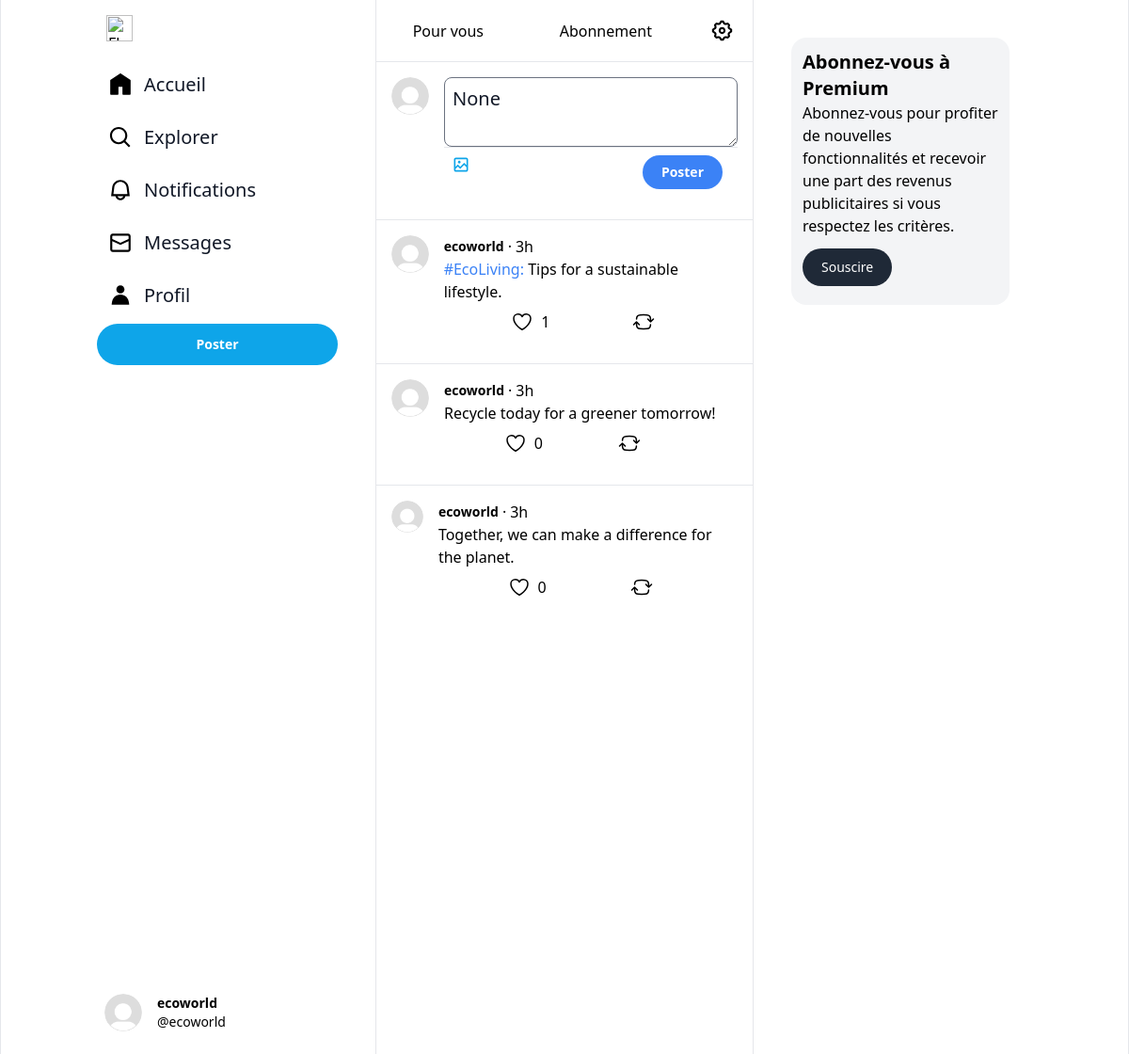
/home/ (signed in), run on the app's committed database.
### account/models.py (models this page shows)
class User(AbstractUser):
    username = models.CharField(max_length=150, unique=True)
    email = models.EmailField(unique=True)
    profile_picture = models.ImageField(upload_to='profile_pics/', blank=True, null=True)
    bio = models.TextField(blank=True, null=True)
    date_joined = models.DateTimeField(auto_now_add=True)
    is_active = models.BooleanField(default=True)
    is_staff = models.BooleanField(default=False)
    USERNAME_FIELD = 'email'
    REQUIRED_FIELDS = ['username']
    groups = models.ManyToManyField(
            'auth.Group',
            related_name='account_user_set',
            blank=True,
            help_text='The groups this user belongs to.'
        )
    user_permissions = models.ManyToManyField(
        'auth.Permission',
        related_name='account_user_permissions_set',
        blank=True,
        help_text='Specific permissions for this user.'
    )
    def __str__(self):
        return self.username

### post/models.py (models this page shows, shortened)
class Tweet(models.Model):
    user = models.ForeignKey(User, on_delete=models.CASCADE, related_name="tweets")
    content = models.TextField(max_length=280)
    hashtags = models.ManyToManyField(Hashtag, blank=True, related_name='tweets')
    image = models.ImageField(upload_to='tweet_images/', blank=True, null=True)
    created_at = models.DateTimeField(auto_now_add=True)

### post/views.py (the view)
# urls.py: path('home/', HomePageView.as_view(), name='home'),
class HomePageView(LoginRequiredMixin, TemplateView):
    template_name = 'tweets/home.html'
    login_url = 'login'
    def get_context_data(self, **kwargs):
        context = super().get_context_data(**kwargs)
        following_users = self.request.user.following.values_list('followed', flat=True)
        tweets_from_following = Tweet.objects.filter(
            Q(user__in=following_users) | Q(user=self.request.user)
        )
        retweeted_tweets = Retweet.objects.filter(user=self.request.user)
        retweet_tweets_ids = [retweet.original_tweet.id for retweet in retweeted_tweets]
        print(retweet_tweets_ids)
        retweeted_tweets_queryset = Tweet.objects.filter(id__in=retweet_tweets_ids)
        print(f'retweets query : {retweeted_tweets_queryset}')
        for tweet in retweeted_tweets_queryset:
            tweet.is_retweet = True
        all_tweets = (tweets_from_following | retweeted_tweets_queryset).order_by('-created_at')
        context['sorted_posts'] = all_tweets
        context['form'] = PostForm()
        return context

### post/forms.py
class PostForm(forms.ModelForm):
    class Meta:
        model = models.Tweet
        fields = ['image', 'content']
    def __init__(self, *args, **kwargs):
        super(PostForm, self).__init__(*args, **kwargs)
        self.fields['image'].required = False

### hashtag/templatetags/customs_filters.py (called while the page is built)
@register.filter
def starts_with(value, arg):
    return str(value).startswith(arg)

### post/templatetags/post_extras.py (called while the page is built)
@register.filter
def model_type(value):
    return type(value).__name__

@register.filter
def get_posted_at_display(posted_at):
    if isinstance(posted_at, str):
        posted_at = timezone.make_aware(timezone.datetime.strptime(posted_at, '%Y-%m-%d %H:%M:%S'))
    seconds_ago = (timezone.now() - posted_at).total_seconds()
    if seconds_ago <= MINUTE:
        return f'Maintenant'
    elif seconds_ago <= HOUR:
        return f'{int(seconds_ago // MINUTE)}min'
    elif seconds_ago <= DAY:
        return f'{int(seconds_ago // HOUR)}h'

### templates/tweets/home.html (shortened to what this page needs)
{% extends 'base.html' %}
{% load post_extras %}
{% block content %}
    <div class="flex flex-row border-b">
        <button class="basis-5/12 hover:bg-gray-200 p-5 text-center transition" type="">Pour vous</button>
        <button class="basis-6/12 hover:bg-gray-200 p-5 text-center transition" type="">Abonnement</button>
        <div class="relative">
            <button
                type="button"
                class="basis-1/12 p-5 text-center transition"
                id="settings-button"
                onclick="toggleMenu()">
            </button>
        </div>
    </div>
    {% include 'tweets/partials/form_snippet.html' %}
        {% for instance in sorted_posts %}
            {% if instance|model_type == 'Tweet' %}
                <a href="{% url 'view_post' instance.id %}">
                    {% include 'tweets/partials/post_snippet.html' with post=instance %}
                </a>
            {% endif %}
        {% endfor %}
{% endblock content %}

### templates/base.html (shortened to what this page needs)
{% load static tailwind_tags %}
{% load static %}
<html>
    <head>
        {% tailwind_css %}
        <link href="https://cdnjs.cloudflare.com/ajax/libs/flowbite/2.2.0/flowbite.min.css" rel="stylesheet" />
    </head>
    <body>
         <div class="flex flex-row">
            <aside class="basis-4/12 h-screen flex justify-end border-x">
               <div class="fixed h-full w-64 mr-10 py-4 overflow-y-auto">
                  <a href="#" class="flex items-center ps-2.5 mb-5">
                     <img src="{% static 'x-logo.png' %}" class="h-6 me-3 sm:h-7" alt="Flowbite Logo" />
                  </a>
                  <ul class="space-y-1 text-xl  font-normal">
                     <li>
                        <a href="{% url 'home' %}" class="transition flex items-center p-3 text-gray-900 rounded-full dark:text-white hover:bg-gray-100 dark:hover:bg-gray-700">
                           <span class="ms-3">Accueil</span>
                        </a>
                     </li>
                     <li>
                     <a href="{% url 'search_users' %}" class="transition flex items-center p-3 text-gray-900 rounded-full dark:text-white hover:bg-gray-100 dark:hover:bg-gray-700 group">
                           <span class="flex-1 ms-3 whitespace-nowrap">Explorer</span>
                        </a>
                     </li>
                     <li>
                        <a href="#" class="transition flex items-center p-3 text-gray-900 rounded-full dark:text-white hover:bg-gray-100 dark:hover:bg-gray-700 group">
                           <span class="flex-1 ms-3 whitespace-nowrap">Notifications</span>
                        </a>
                     </li>
                     <li>
                        <a href="#" class="transition flex items-center p-3 text-gray-900 rounded-full dark:text-white hover:bg-gray-100 dark:hover:bg-gray-700 group">
                           <span class="flex-1 ms-3 whitespace-nowrap">Messages</span>
                        </a>
                     </li>
                     <li>
                        <a href="{% url 'profile' user.username %}" class="transition flex items-center p-3 text-gray-900 rounded-full dark:text-white hover:bg-gray-100 dark:hover:bg-gray-700 group">
                           <span class="flex-1 ms-3 whitespace-nowrap">Profil</span>
                        </a>
                     </li>
                     <li>
                        <button type="" class="text-white font-bold bg-sky-500 hover:bg-sky-600 rounded-full text-sm p-3 text-center w-full ">Poster</button>
                     </li>
                     {% if user.is_authenticated %}
                        <li class="absolute inset-x-0 bottom-4">
                           <button id="dropdownTopButton" data-dropdown-toggle="dropdownTop" data-dropdown-placement="top" type="" class="text-black hover:bg-slate-200 rounded-full text-sm p-2 text-center w-full ">
                              <div class="flex items-center space-x-4">
                                 <div>
                                    {% if user.profile_picture %}
                                       <img class="rounded-full max-h-10" src="{{ user.profile_picture.url }}" alt="Profile Photo">
                                    {% else %}
                                       <img class="rounded-full max-h-10" src="{% static 'Default_pfp.png' %}">
                                    {% endif %}
                                 </div>
                                 <div>
                                     <div class="flex items-center space-x-1">
                                         <p class="font-bold text-sm">{{ user }}</p>
                                     </div>
                                     <div>
                                         <p>@{{ user }}</p>
                                     </div>
                                 </div>
                             </div>
                           </button>
                        </li>
                     {% endif %}
                  </ul>
               </div>
            </aside>
            <div class="basis-4/12">
                  {% block content %}{% endblock content %}
            </div>
            <div class="basis-4/12 border-x">
               <div class="h-screen w-7/12 m-10">
                  <div class=" bg-gray-100 p-3 rounded-2xl">
                     <h1 class="text-xl font-extrabold">Abonnez-vous à Premium</h1>
                     <p>Abonnez-vous pour profiter de nouvelles fonctionnalités et recevoir une part des revenus publicitaires si vous respectez les critères.</p>
                     <button type="button" class="mt-3 text-white bg-gray-800 hover:bg-gray-900 font-medium rounded-full text-sm px-5 py-2.5 me-2 mb-2">Souscire</button>
                  </div>
            </div>
            </div>
         </div>
    </body>
</html>

### templates/tweets/partials/form_snippet.html (shortened to what this page needs)
{% load static %}
<form method="post"  action="{% url 'post_create' %}" class="p-4 m-0" enctype="multipart/form-data">
    <div class="flex space-x-4">
        <div>
            {% if user.profile_picture %}
                <img class="rounded-full max-h-10" src="{{ user.profile_picture.url }}" alt="Profile Photo">
            {% else %}
                <img class="rounded-full max-h-10" src="{% static 'Default_pfp.png' %}">
            {% endif %}
        </div>
        <div class="grow">
            <textarea name="content" placeholder="Quoi de neuf ?!" class="w-full p-2 text-gray-900 text-xl rounded-lg outline-none" required>{{ form.content.value }}</textarea>
            <div class="flex justify-between border-t p-2">
                <label for="image" class="cursor-pointer">
                </label>
                <button type="submit" class="text-white font-bold bg-blue-500 hover:bg-sky-600 rounded-full text-sm px-5 py-2 text-center me-2 mb-2">Poster</button>
            </div>
        </div>
    </div>
</form>

### templates/tweets/partials/post_snippet.html (shortened to what this page needs)
{% load static %}
{% load post_extras customs_filters%}
<div class="post border-t p-4 hover:bg-gray-100 transition">
    <div class="flex space-x-4">
        <div>
            {% if post.uploader.profile_picture %}
                <img class="max-h-10 w-10 rounded-full" src="{{ post.uploader.profile_picture.url }}" alt="{{ post.uploader.username }}">
            {% else %}
                <img class="max-h-10 w-10 rounded-full" src="{% static 'Default_pfp.png' %}">
            {% endif %}
        </div>
        <div>
            <div class="flex items-center space-x-1">
                <p class="font-bold text-sm">{{ post.user.username }} </p>
                <p>·</p>
                <p> {{ post.created_at|get_posted_at_display }}</p>
            </div>
            <div>
                <p>
                    {% for word in post.content.split %}
                        {% if word|starts_with:'#' %}
                            <a href="{% url 'hashtag_view' word|slice:'1:' %}" class="text-blue-500 hover:underline">{{ word }}</a>
                        {% else %}
                            {{ word }}
                        {% endif %}
                    {% endfor %}
                </p>
            </div>
            <div  class="flex gap-4 justify-evenly pt-2">
                <form class="flex gap-2" action="{% url 'toggle_like' post.id %}" method="post">
                    <button id="like-btn-{{ post.id }}" type="submit">
                        <svg id="like-icon-{{ post.id }}" xmlns="http://www.w3.org/2000/svg" fill="none" viewBox="0 0 24 24" stroke-width="1.5" stroke="currentColor" class="w-6 h-6">
                            <path stroke-linecap="round" stroke-linejoin="round" d="M21 8.25c0-2.485-2.099-4.5-4.688-4.5-1.935 0-3.597 1.126-4.312 2.733-.715-1.607-2.377-2.733-4.313-2.733C5.1 3.75 3 5.765 3 8.25c0 7.22 9 12 9 12s9-4.78 9-12Z" />
                        </svg>
                    </button>
                    <span id="likes-count-{{ post.id }}">{{ post.likes.count }}</span>
                </form>
                <form  class="flex gap-4" action="{% url 'toggle_retweet' post.id %}" method="post">
                    <button id="retweet-btn-{{ post.id }}" type="submit">
                        <svg id="retweet-icon-{{ post.id }}" xmlns="http://www.w3.org/2000/svg" fill="none" viewBox="0 0 24 24" stroke-width="1.5" stroke="currentColor" class="w-6 h-6">
                            <path stroke-linecap="round" stroke-linejoin="round" d="M19.5 12c0-1.232-.046-2.453-.138-3.662a4.006 4.006 0 0 0-3.7-3.7 48.678 48.678 0 0 0-7.324 0 4.006 4.006 0 0 0-3.7 3.7c-.017.22-.032.441-.046.662M19.5 12l3-3m-3 3-3-3m-12 3c0 1.232.046 2.453.138 3.662a4.006 4.006 0 0 0 3.7 3.7 48.656 48.656 0 0 0 7.324 0 4.006 4.006 0 0 0 3.7-3.7c.017-.22.032-.441.046-.662M4.5 12l3 3m-3-3-3 3" />
                        </svg>
                    </button>
                </form>
            </div>
        </div>
    </div>
</div>

### data on the page
User: username "ecoworld"
Tweet: user.username "ecoworld", created_at|get_posted_at_display "3h", split "#EcoLiving:", split "Tips" "for" "a" "sustainable" "lifestyle.", likes.count "1"
Tweet: user.username "ecoworld", created_at|get_posted_at_display "3h", split "Recycle" "today" "for" "a" "greener" "tomorrow!", likes.count "0"
Tweet: user.username "ecoworld", created_at|get_posted_at_display "3h", split "Together," "we" "can" "make" "a" "difference" "for" "the" "planet.", likes.count "0"
